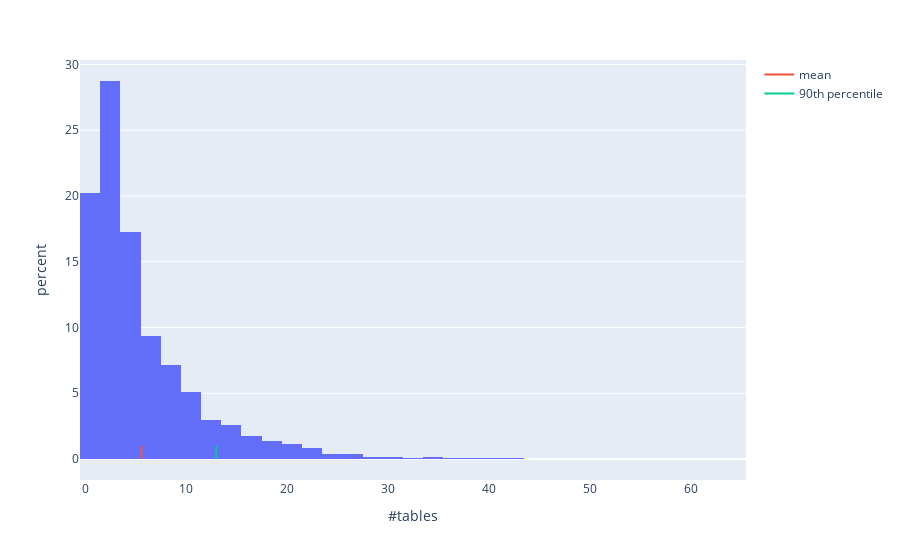
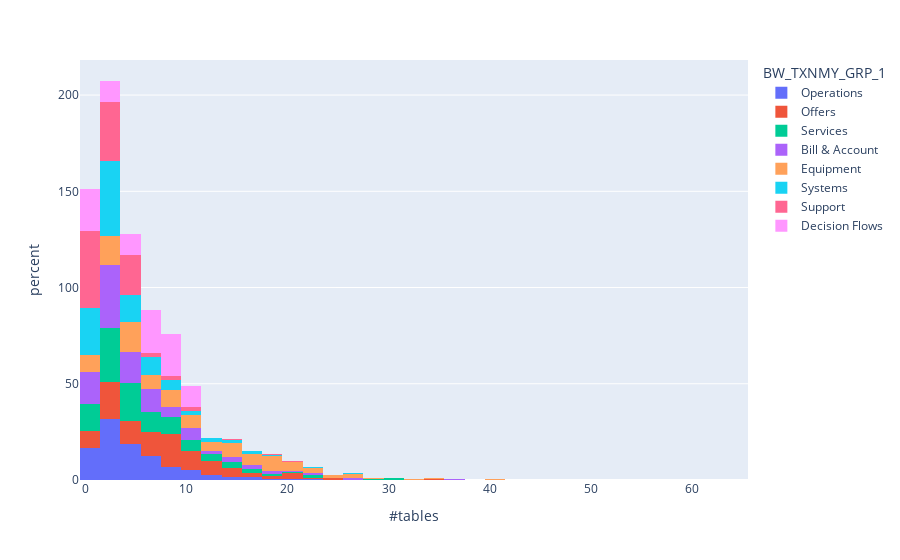

Notebook code cell kept with these figures, in order:
### Markdown cell above
#### The distributions of the table counts (overall and across groups):

### Code cell
col = '#tables'
fig = px.histogram(df, x=col, nbins=50, histnorm='percent')
mean = df['#tables'].mean()
percentile_90 = np.percentile(df[col], 90)

# Add vertical lines for mean and percentile
fig.add_trace(go.Scatter(x=[mean, mean], y=[0, 1], mode='lines', name='mean'))
fig.add_trace(go.Scatter(x=[percentile_90, percentile_90], y=[0, 1], mode='lines', name='90th percentile'))
fig.show()

fig = px.histogram(df, x=col, color = 'BW_TXNMY_GRP_1', nbins=40, histnorm='percent')
fig.show()

### Figure 1 — Plotly figure (JSON) as saved in the notebook; plotly's stock layout.template omitted (floating-point values rounded to 4 significant figures; data arrays with more than 128 entries replaced by an {"elided": "..."} marker saying what was removed)
{"data": [{"alignmentgroup": "True", "bingroup": "x", "histnorm": "percent", "hovertemplate": "#tables=%{x}<br>percent=%{y}<extra></extra>", "legendgroup": "", "marker": {"color": "#636efa", "pattern": {"shape": ""}}, "name": "", "nbinsx": 50, "offsetgroup": "", "orientation": "v", "showlegend": false, "type": "histogram", "x": {"elided": "3904 int values"}, "xaxis": "x", "yaxis": "y"}, {"mode": "lines", "name": "mean", "type": "scatter", "x": [5.58, 5.58], "y": [0, 1]}, {"mode": "lines", "name": "90th percentile", "type": "scatter", "x": [13, 13], "y": [0, 1]}], "layout": {"barmode": "relative", "legend": {"tracegroupgap": 0}, "margin": {"t": 60}, "xaxis": {"anchor": "y", "domain": [0, 1], "title": {"text": "#tables"}}, "yaxis": {"anchor": "x", "domain": [0, 1], "title": {"text": "percent"}}}}

### Figure 2 — Plotly figure (JSON) as saved in the notebook; plotly's stock layout.template omitted (floating-point values rounded to 4 significant figures; data arrays with more than 128 entries replaced by an {"elided": "..."} marker saying what was removed)
{"data": [{"alignmentgroup": "True", "bingroup": "x", "histnorm": "percent", "hovertemplate": "BW_TXNMY_GRP_1=Operations<br>#tables=%{x}<br>percent=%{y}<extra></extra>", "legendgroup": "Operations", "marker": {"color": "#636efa", "pattern": {"shape": ""}}, "name": "Operations", "nbinsx": 40, "offsetgroup": "Operations", "orientation": "v", "showlegend": true, "type": "histogram", "x": {"elided": "798 int values"}, "xaxis": "x", "yaxis": "y"}, {"alignmentgroup": "True", "bingroup": "x", "histnorm": "percent", "hovertemplate": "BW_TXNMY_GRP_1=Offers<br>#tables=%{x}<br>percent=%{y}<extra></extra>", "legendgroup": "Offers", "marker": {"color": "#EF553B", "pattern": {"shape": ""}}, "name": "Offers", "nbinsx": 40, "offsetgroup": "Offers", "orientation": "v", "showlegend": true, "type": "histogram", "x": {"elided": "328 int values"}, "xaxis": "x", "yaxis": "y"}, {"alignmentgroup": "True", "bingroup": "x", "histnorm": "percent", "hovertemplate": "BW_TXNMY_GRP_1=Services<br>#tables=%{x}<br>percent=%{y}<extra></extra>", "legendgroup": "Services", "marker": {"color": "#00cc96", "pattern": {"shape": ""}}, "name": "Services", "nbinsx": 40, "offsetgroup": "Services", "orientation": "v", "showlegend": true, "type": "histogram", "x": {"elided": "479 int values"}, "xaxis": "x", "yaxis": "y"}, {"alignmentgroup": "True", "bingroup": "x", "histnorm": "percent", "hovertemplate": "BW_TXNMY_GRP_1=Bill & Account<br>#tables=%{x}<br>percent=%{y}<extra></extra>", "legendgroup": "Bill & Account", "marker": {"color": "#ab63fa", "pattern": {"shape": ""}}, "name": "Bill & Account", "nbinsx": 40, "offsetgroup": "Bill & Account", "orientation": "v", "showlegend": true, "type": "histogram", "x": {"elided": "501 int values"}, "xaxis": "x", "yaxis": "y"}, {"alignmentgroup": "True", "bingroup": "x", "histnorm": "percent", "hovertemplate": "BW_TXNMY_GRP_1=Equipment<br>#tables=%{x}<br>percent=%{y}<extra></extra>", "legendgroup": "Equipment", "marker": {"color": "#FFA15A", "pattern": {"shape": ""}}, "name": "Equipment", "nbinsx": 40, "offsetgroup": "Equipment", "orientation": "v", "showlegend": true, "type": "histogram", "x": {"elided": "266 int values"}, "xaxis": "x", "yaxis": "y"}, {"alignmentgroup": "True", "bingroup": "x", "histnorm": "percent", "hovertemplate": "BW_TXNMY_GRP_1=Systems<br>#tables=%{x}<br>percent=%{y}<extra></extra>", "legendgroup": "Systems", "marker": {"color": "#19d3f3", "pattern": {"shape": ""}}, "name": "Systems", "nbinsx": 40, "offsetgroup": "Systems", "orientation": "v", "showlegend": true, "type": "histogram", "x": {"elided": "425 int values"}, "xaxis": "x", "yaxis": "y"}, {"alignmentgroup": "True", "bingroup": "x", "histnorm": "percent", "hovertemplate": "BW_TXNMY_GRP_1=Support<br>#tables=%{x}<br>percent=%{y}<extra></extra>", "legendgroup": "Support", "marker": {"color": "#FF6692", "pattern": {"shape": ""}}, "name": "Support", "nbinsx": 40, "offsetgroup": "Support", "orientation": "v", "showlegend": true, "type": "histogram", "x": {"elided": "808 int values"}, "xaxis": "x", "yaxis": "y"}, {"alignmentgroup": "True", "bingroup": "x", "histnorm": "percent", "hovertemplate": "BW_TXNMY_GRP_1=Decision Flows<br>#tables=%{x}<br>percent=%{y}<extra></extra>", "legendgroup": "Decision Flows", "marker": {"color": "#FF97FF", "pattern": {"shape": ""}}, "name": "Decision Flows", "nbinsx": 40, "offsetgroup": "Decision Flows", "orientation": "v", "showlegend": true, "type": "histogram", "x": [7, 1, 7, 8, 8, 4, 10, 1, 2], "xaxis": "x", "yaxis": "y"}], "layout": {"barmode": "relative", "legend": {"title": {"text": "BW_TXNMY_GRP_1"}, "tracegroupgap": 0}, "margin": {"t": 60}, "xaxis": {"anchor": "y", "domain": [0, 1], "title": {"text": "#tables"}}, "yaxis": {"anchor": "x", "domain": [0, 1], "title": {"text": "percent"}}}}
